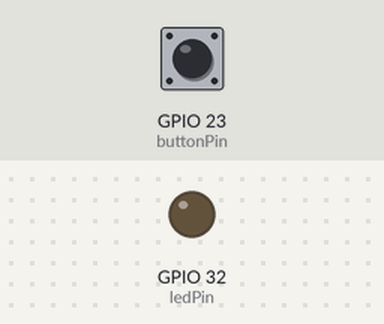
Recording of a sketch running on a simulated ESP32. Shown: output pins drawn as LEDs (lit = HIGH). Inputs (shaded band) come from the test bench; at power-on: GPIO 23 (buttonPin) HIGH. What the sketch prints to the serial monitor is not drawn.

Above: at 1.2 s.
1.3 s: GPIO 23 (buttonPin) pulled LOW for 0.15 s
At 1.37 s:
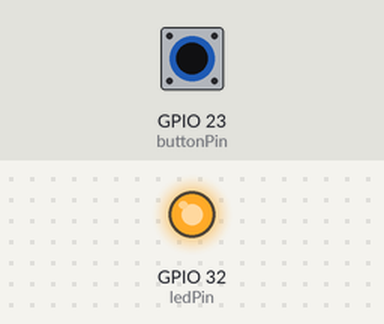
2.9 s: GPIO 23 (buttonPin) pulled LOW for 3.2 s
At 6.6 s:
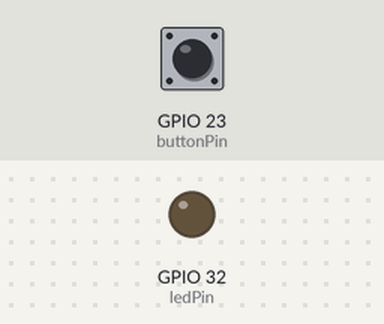
Timing chart, 0 to 8.1 s (numbered marks = the images above; inputs shaded):
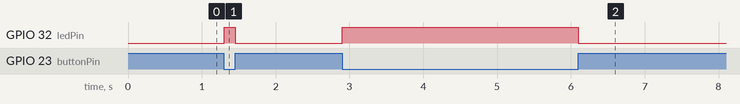

Measured:
- after the input at 1.3 s, GPIO 32 (ledPin): LOW → HIGH at once, → LOW 0.15 s later
- after the input at 2.9 s, GPIO 32 (ledPin): LOW → HIGH at once, → LOW 3.2 s later

The sketch:

ESP32_LedPulsador.ino
```cpp
/*

Al pulsar el boton el led se prende

Interruptor definido como input_pullup porque ?

*/


const int buttonPin = 23;
const int ledPin =  32;

// State of the push button
int buttonState = 0;


void setup() {
    Serial.begin(115200);

    //Set the pin as an input pullup
    pinMode(buttonPin, INPUT_PULLUP);
    pinMode(ledPin, OUTPUT);
}

void loop() {

    buttonState = digitalRead(buttonPin);
    Serial.println(buttonState);

    if (buttonState == LOW) {
        // Switch on the led
        digitalWrite(ledPin, HIGH);
    } else {
        // Switch off the led
        digitalWrite(ledPin, LOW);
    }
}
```
